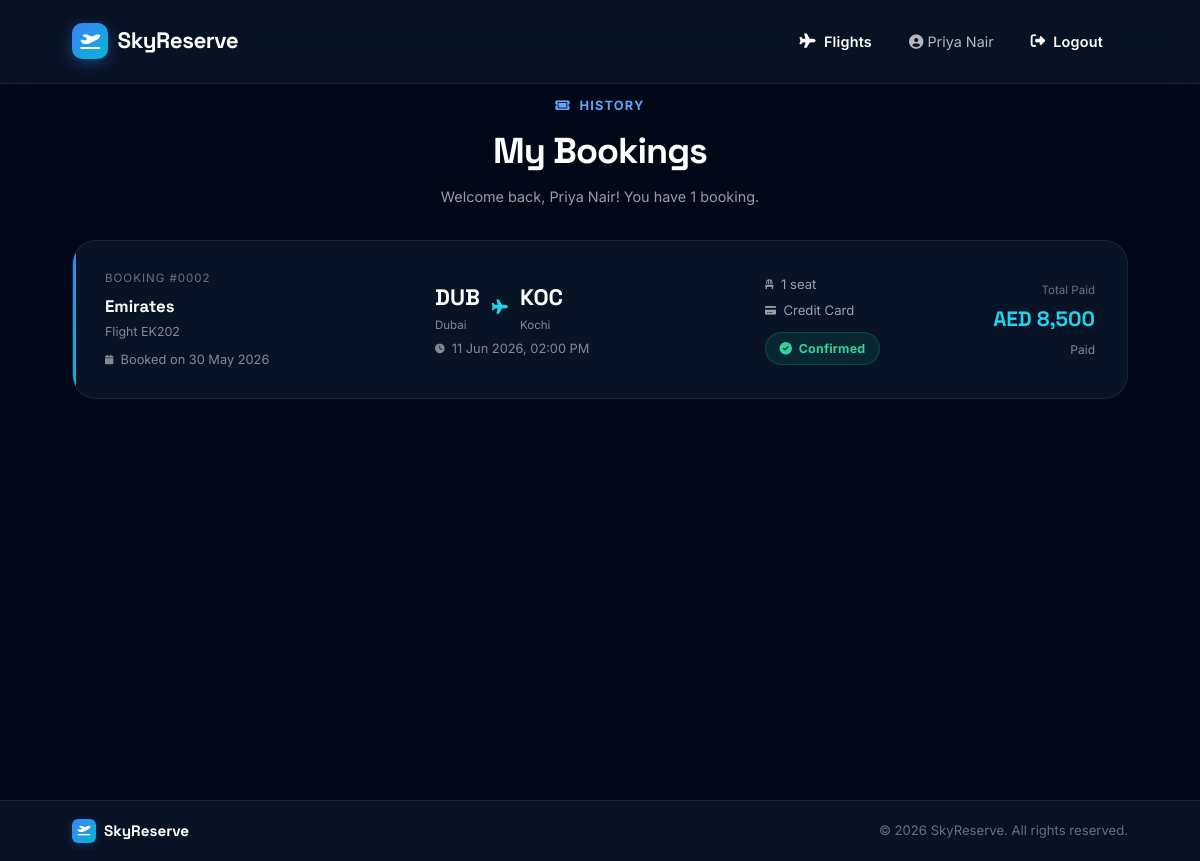
Screenshot of /my_bookings.php (signed in) with the database file from the repository.
### tables this page shows
CREATE TABLE `bookings` (
  `booking_id` int NOT NULL AUTO_INCREMENT,
  `user_id` int NOT NULL,
  `flight_id` int NOT NULL,
  `booking_date` datetime DEFAULT CURRENT_TIMESTAMP,
  `seats_booked` int NOT NULL,
  `booking_status` varchar(20) DEFAULT 'Confirmed',
  PRIMARY KEY (`booking_id`),
  KEY `user_id` (`user_id`),
  KEY `flight_id` (`flight_id`),
  CONSTRAINT `bookings_ibfk_1` FOREIGN KEY (`user_id`) REFERENCES `users` (`user_id`),
  CONSTRAINT `bookings_ibfk_2` FOREIGN KEY (`flight_id`) REFERENCES `flights` (`flight_id`)
);

CREATE TABLE `flights` (
  `flight_id` int NOT NULL AUTO_INCREMENT,
  `flight_number` varchar(20) NOT NULL,
  `airline_name` varchar(100) NOT NULL,
  `source_city` varchar(100) NOT NULL,
  `destination_city` varchar(100) NOT NULL,
  `departure_time` datetime NOT NULL,
  `arrival_time` datetime NOT NULL,
  `available_seats` int NOT NULL,
  `ticket_price` decimal(10,2) NOT NULL,
  PRIMARY KEY (`flight_id`),
  UNIQUE KEY `flight_number` (`flight_number`)
);

CREATE TABLE `payments` (
  `payment_id` int NOT NULL AUTO_INCREMENT,
  `booking_id` int NOT NULL,
  `payment_method` varchar(50) NOT NULL,
  `amount` decimal(10,2) NOT NULL,
  `payment_status` varchar(20) DEFAULT 'Paid',
  PRIMARY KEY (`payment_id`),
  KEY `booking_id` (`booking_id`),
  CONSTRAINT `payments_ibfk_1` FOREIGN KEY (`booking_id`) REFERENCES `bookings` (`booking_id`)
);

### my_bookings.php (the view, shortened to what this page needs)
<?php
include("config.php");
$user_id = (int)$_SESSION['user_id'];
$sql = "SELECT b.booking_id, b.booking_date, b.seats_booked, b.booking_status,
               f.flight_number, f.airline_name, f.source_city, f.destination_city,
               f.departure_time, f.arrival_time, f.ticket_price,
               p.payment_method, p.amount, p.payment_status
        FROM bookings b
        JOIN flights f ON b.flight_id = f.flight_id
        LEFT JOIN payments p ON b.booking_id = p.booking_id
        WHERE b.user_id = $user_id
        ORDER BY b.booking_date DESC";
$result  = $conn->query($sql);
$bookings = [];
if ($result) {
    while ($row = $result->fetch_assoc()) {
        $bookings[] = $row;
    }
}
?>
<!DOCTYPE html>
<html lang="en">
<head>
    <link rel="stylesheet" href="https://cdnjs.cloudflare.com/ajax/libs/font-awesome/6.5.0/css/all.min.css">
    <link rel="stylesheet" href="style.css">
</head>
<body>
<nav class="navbar">
    <a href="index.php" class="nav-brand">
        <div class="brand-icon"><i class="fa-solid fa-plane-departure"></i></div>
        SkyReserve
    </a>
    <div class="nav-right">
        <a href="flights.php" class="btn btn-ghost"><i class="fa-solid fa-plane"></i> Flights</a>
        <span style="color:rgba(255,255,255,0.7); font-size:0.9rem;"><i class="fa-solid fa-circle-user"></i> <?php echo htmlspecialchars($_SESSION['full_name']); ?></span>
        <a href="logout.php" class="btn btn-ghost"><i class="fa-solid fa-right-from-bracket"></i> Logout</a>
    </div>
</nav>
<div class="bookings-page">
    <div style="max-width:1100px; margin:0 auto 2rem; text-align:center;">
        <p style="font-size:0.8rem; text-transform:uppercase; letter-spacing:1.2px; color:var(--blue-400); font-weight:700; margin-bottom:0.4rem;">
            <i class="fa-solid fa-ticket"></i>&nbsp; History
        </p>
        <h1 style="font-family:var(--font-display); font-size:2.25rem; font-weight:800; letter-spacing:-1px; margin-bottom:0.3rem;">My Bookings</h1>
        <p style="color:rgba(255,255,255,0.6); font-size:0.9rem;">Welcome back, <?php echo htmlspecialchars($_SESSION['full_name']); ?>! You have <?php echo count($bookings); ?> booking<?php echo count($bookings) !== 1 ? 's' : ''; ?>.</p>
    </div>
    <div class="bookings-grid">
        <?php if (empty($bookings)): ?>
        <div class="empty-state" style="padding:4rem 2rem; text-align:center;">
            <i class="fa-solid fa-ticket" style="font-size:3.5rem; color:rgba(255,255,255,0.1); display:block; margin-bottom:1.5rem;"></i>
            <h3 style="font-family:var(--font-display); font-size:1.5rem; margin-bottom:0.75rem;">No Bookings Yet</h3>
            <p style="color:rgba(255,255,255,0.5); margin-bottom:1.5rem;">You haven't booked any flights yet.</p>
            <a href="flights.php" class="btn btn-primary"><i class="fa-solid fa-plane"></i> Browse Flights</a>
        </div>
        <?php else: ?>
            <?php foreach($bookings as $b):
                $src_code = strtoupper(substr($b['source_city'], 0, 3));
                $dst_code = strtoupper(substr($b['destination_city'], 0, 3));
                $dep_date = date('d M Y, h:i A', strtotime($b['departure_time']));
                $book_date = date('d M Y', strtotime($b['booking_date']));
            ?>
            <div class="booking-card">
                <div>
                    <div class="booking-id">Booking #<?php echo str_pad($b['booking_id'], 4, '0', STR_PAD_LEFT); ?></div>
                    <div class="booking-airline"><?php echo htmlspecialchars($b['airline_name']); ?></div>
                    <div class="booking-flight-num">Flight <?php echo htmlspecialchars($b['flight_number']); ?></div>
                    <div class="booking-date" style="margin-top:0.5rem;"><i class="fa-solid fa-calendar fa-xs"></i>&nbsp; Booked on <?php echo $book_date; ?></div>
                </div>
                <div>
                    <div class="booking-route">
                        <div>
                            <div class="booking-city-code"><?php echo $src_code; ?></div>
                            <div style="font-size:0.72rem; color:rgba(255,255,255,0.5);"><?php echo htmlspecialchars($b['source_city']); ?></div>
                        </div>
                        <i class="fa-solid fa-plane booking-arrow"></i>
                        <div>
                            <div class="booking-city-code"><?php echo $dst_code; ?></div>
                            <div style="font-size:0.72rem; color:rgba(255,255,255,0.5);"><?php echo htmlspecialchars($b['destination_city']); ?></div>
                        </div>
                    </div>
                    <div class="booking-date"><i class="fa-solid fa-clock fa-xs"></i>&nbsp; <?php echo $dep_date; ?></div>
                </div>
                <div>
                    <div class="booking-meta"><i class="fa-solid fa-chair fa-xs"></i>&nbsp; <?php echo $b['seats_booked']; ?> seat<?php echo $b['seats_booked'] > 1 ? 's' : ''; ?></div>
                    <div class="booking-meta"><i class="fa-solid fa-credit-card fa-xs"></i>&nbsp; <?php echo htmlspecialchars($b['payment_method'] ?? 'N/A'); ?></div>
                    <span class="badge badge-success" style="margin-top:0.4rem;">
                        <i class="fa-solid fa-circle-check"></i> <?php echo htmlspecialchars($b['booking_status']); ?>
                    </span>
                </div>
                <div style="text-align:right;">
                    <div style="font-size:0.72rem; color:rgba(255,255,255,0.4); margin-bottom:0.25rem;">Total Paid</div>
                    <div class="booking-amount">AED <?php echo number_format($b['amount'] ?? ($b['seats_booked'] * $b['ticket_price'])); ?></div>
                    <div class="booking-pay-method"><?php echo htmlspecialchars($b['payment_status'] ?? 'Paid'); ?></div>
                </div>
            </div>
            <?php endforeach; ?>
        <?php endif; ?>
    </div>
</div>
<footer class="footer">
    <div class="footer-inner">
        <div class="footer-brand">
            <div class="footer-icon"><i class="fa-solid fa-plane-departure"></i></div>
            SkyReserve
        </div>
        <div class="footer-copy">
            &copy; <?php echo date('Y'); ?> SkyReserve. All rights reserved.
        </div>
    </div>
</footer>
</body>
</html>

### style.css (style rules this page uses)
:root { --font-body: 'Inter', sans-serif; --font-display: 'Space Grotesk', sans-serif; --navy-950: #020817; --navy-900: #0a1628; --navy-800: #0d1f3c; --navy-700: #112847; --navy-600: #1a3a5c; --blue-500: #3b82f6; --blue-400: #60a5fa; --cyan-400: #22d3ee; --cyan-300: #67e8f9; --accent-gradient: linear-gradient(135deg, #3b82f6 0%, #06b6d4 100%); --hero-gradient: linear-gradient(135deg, #020817 0%, #0a1628 40%, #0d2547 100%); --text-white: #ffffff; --text-100: #f0f6ff; --text-300: #93c5fd; --text-400: #64748b; --text-500: #475569; --glass: rgba(255, 255, 255, 0.04); --glass-border: rgba(255, 255, 255, 0.08); --glass-hover: rgba(255, 255, 255, 0.08); --card-bg: rgba(13, 31, 60, 0.8); --shadow-glow: 0 0 40px rgba(59, 130, 246, 0.2); --shadow-card: 0 25px 50px -12px rgba(0, 0, 0, 0.6); --shadow-btn: 0 8px 30px rgba(59, 130, 246, 0.4); --radius-sm: 10px; --radius-md: 16px; --radius-lg: 24px; --radius-xl: 32px; --radius-full: 9999px; }
*, *::before, *::after { margin: 0; padding: 0; box-sizing: border-box; }
html { scroll-behavior: smooth; }
body { font-family: var(--font-body); background: var(--navy-950); color: var(--text-white); min-height: 100vh; overflow-x: hidden; line-height: 1.6; }
.navbar { position: fixed; top: 0; left: 0; right: 0; z-index: 1000; display: flex; align-items: center; justify-content: space-between; padding: 1.1rem 6%; background: rgba(10, 22, 40, 0.75); backdrop-filter: blur(20px); -webkit-backdrop-filter: blur(20px); border-bottom: 1px solid rgba(255, 255, 255, 0.08); transition: all 0.3s ease; }
.nav-brand { display: flex; align-items: center; gap: 0.6rem; text-decoration: none; font-family: var(--font-display); font-size: 1.4rem; font-weight: 700; color: var(--text-white); letter-spacing: -0.5px; }
.nav-brand .brand-icon { width: 36px; height: 36px; background: var(--accent-gradient); border-radius: 10px; display: flex; align-items: center; justify-content: center; font-size: 1rem; box-shadow: 0 4px 15px rgba(59, 130, 246, 0.4); }
.nav-right { display: flex; align-items: center; gap: 0.75rem; }
.btn { display: inline-flex; align-items: center; gap: 0.5rem; font-family: var(--font-body); font-size: 0.9rem; font-weight: 600; padding: 0.7rem 1.5rem; border-radius: var(--radius-full); border: none; cursor: pointer; text-decoration: none; transition: all 0.3s cubic-bezier(0.4, 0, 0.2, 1); white-space: nowrap; letter-spacing: 0.2px; }
.btn-ghost { background: transparent; color: rgba(255,255,255,1); border: 1px solid transparent; }
.badge { display: inline-flex; align-items: center; gap: 0.4rem; padding: 0.35rem 0.85rem; border-radius: var(--radius-full); font-size: 0.78rem; font-weight: 700; letter-spacing: 0.2px; }
.badge-success { background: rgba(16, 185, 129, 0.12); color: #34d399; border: 1px solid rgba(16,185,129,0.25); }
.footer { background: rgba(10, 22, 40, 0.75); backdrop-filter: blur(20px); -webkit-backdrop-filter: blur(20px); border-top: 1px solid rgba(255, 255, 255, 0.08); padding: 1.1rem 6%; }
.footer-inner { max-width: 1200px; margin: 0 auto; display: flex; align-items: center; justify-content: space-between; gap: 1rem; flex-wrap: wrap; }
.footer-brand { display: flex; align-items: center; gap: 0.5rem; font-family: var(--font-display); font-size: 0.95rem; font-weight: 700; color: var(--text-white); }
.footer-icon { width: 24px; height: 24px; border-radius: 6px; background: var(--accent-gradient); display: flex; align-items: center; justify-content: center; font-size: 0.65rem; color: #fff; box-shadow: 0 2px 8px rgba(59, 130, 246, 0.3); }
.footer-copy { font-size: 0.82rem; color: rgba(255, 255, 255, 0.4); }

### rows the page displays
bookings: booking_id "0002", flight.airline_name "Emirates", flight.flight_number "EK202", booking_date "30 May 2026", flight.source_city "DUB", flight.source_city "Dubai", flight.destination_city "KOC", flight.destination_city "Kochi", flight.departure_time "11 Jun 2026, 02:00 PM", seats_booked "1", payments.payment_method "Credit Card", booking_status "Confirmed", payments.amount "8,500", payments.payment_status "Paid"

### other values shown
$_SESSION['full_name'] "Priya Nair"
count($bookings) "1"
